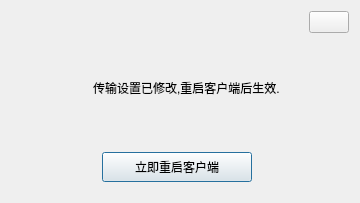
<?xml version="1.0" encoding="UTF-8"?>
<ui version="4.0">
 <class>MessageBoxRestart</class>
 <widget class="QDialog" name="MessageBoxRestart">
  <property name="geometry">
   <rect>
    <x>0</x>
    <y>0</y>
    <width>360</width>
    <height>203</height>
   </rect>
  </property>
  <property name="sizePolicy">
   <sizepolicy hsizetype="Ignored" vsizetype="Fixed">
    <horstretch>0</horstretch>
    <verstretch>0</verstretch>
   </sizepolicy>
  </property>
  <property name="font">
   <font>
    <family>Arial</family>
   </font>
  </property>
  <property name="windowTitle">
   <string notr="true"/>
  </property>
  <property name="styleSheet">
   <string notr="true"/>
  </property>
  <layout class="QVBoxLayout" name="verticalLayout_3">
   <property name="spacing">
    <number>0</number>
   </property>
   <property name="sizeConstraint">
    <enum>QLayout::SetDefaultConstraint</enum>
   </property>
   <property name="leftMargin">
    <number>0</number>
   </property>
   <property name="topMargin">
    <number>0</number>
   </property>
   <property name="rightMargin">
    <number>0</number>
   </property>
   <property name="bottomMargin">
    <number>0</number>
   </property>
   <item>
    <widget class="QWidget" name="widgetMain" native="true">
     <layout class="QVBoxLayout" name="verticalLayout">
      <property name="spacing">
       <number>0</number>
      </property>
      <property name="leftMargin">
       <number>1</number>
      </property>
      <property name="topMargin">
       <number>1</number>
      </property>
      <property name="rightMargin">
       <number>1</number>
      </property>
      <property name="bottomMargin">
       <number>1</number>
      </property>
      <item>
       <widget class="QWidget" name="widgetTitle" native="true">
        <property name="sizePolicy">
         <sizepolicy hsizetype="Preferred" vsizetype="Fixed">
          <horstretch>0</horstretch>
          <verstretch>0</verstretch>
         </sizepolicy>
        </property>
        <layout class="QHBoxLayout" name="horizontalLayout_2">
         <property name="spacing">
          <number>6</number>
         </property>
         <property name="leftMargin">
          <number>10</number>
         </property>
         <property name="topMargin">
          <number>10</number>
         </property>
         <property name="rightMargin">
          <number>10</number>
         </property>
         <property name="bottomMargin">
          <number>10</number>
         </property>
         <item>
          <widget class="QLabel" name="label_logo">
           <property name="sizePolicy">
            <sizepolicy hsizetype="Minimum" vsizetype="Preferred">
             <horstretch>0</horstretch>
             <verstretch>0</verstretch>
            </sizepolicy>
           </property>
           <property name="text">
            <string notr="true"/>
           </property>
           <property name="scaledContents">
            <bool>true</bool>
           </property>
           <property name="alignment">
            <set>Qt::AlignCenter</set>
           </property>
          </widget>
         </item>
         <item>
          <widget class="QLabel" name="lab_title">
           <property name="sizePolicy">
            <sizepolicy hsizetype="Expanding" vsizetype="Preferred">
             <horstretch>0</horstretch>
             <verstretch>0</verstretch>
            </sizepolicy>
           </property>
           <property name="styleSheet">
            <string notr="true">font: 10pt &quot;微软雅黑&quot;;</string>
           </property>
           <property name="text">
            <string notr="true"/>
           </property>
           <property name="alignment">
            <set>Qt::AlignLeading|Qt::AlignLeft|Qt::AlignVCenter</set>
           </property>
          </widget>
         </item>
         <item>
          <widget class="QWidget" name="widget_menu" native="true">
           <property name="sizePolicy">
            <sizepolicy hsizetype="Minimum" vsizetype="Preferred">
             <horstretch>0</horstretch>
             <verstretch>0</verstretch>
            </sizepolicy>
           </property>
           <layout class="QHBoxLayout" name="horizontalLayout">
            <property name="spacing">
             <number>0</number>
            </property>
            <property name="leftMargin">
             <number>0</number>
            </property>
            <property name="topMargin">
             <number>0</number>
            </property>
            <property name="rightMargin">
             <number>0</number>
            </property>
            <property name="bottomMargin">
             <number>0</number>
            </property>
            <item>
             <widget class="QPushButton" name="btnClose">
              <property name="sizePolicy">
               <sizepolicy hsizetype="Fixed" vsizetype="Fixed">
                <horstretch>0</horstretch>
                <verstretch>0</verstretch>
               </sizepolicy>
              </property>
              <property name="cursor">
               <cursorShape>ArrowCursor</cursorShape>
              </property>
              <property name="focusPolicy">
               <enum>Qt::NoFocus</enum>
              </property>
              <property name="toolTip">
               <string>关闭</string>
              </property>
              <property name="text">
               <string/>
              </property>
              <property name="autoDefault">
               <bool>false</bool>
              </property>
              <property name="flat">
               <bool>false</bool>
              </property>
             </widget>
            </item>
           </layout>
          </widget>
         </item>
        </layout>
       </widget>
      </item>
      <item>
       <widget class="QWidget" name="widgetBody" native="true">
        <property name="sizePolicy">
         <sizepolicy hsizetype="Preferred" vsizetype="Expanding">
          <horstretch>0</horstretch>
          <verstretch>0</verstretch>
         </sizepolicy>
        </property>
        <property name="styleSheet">
         <string notr="true"/>
        </property>
        <layout class="QVBoxLayout" name="verticalLayout_2">
         <property name="spacing">
          <number>0</number>
         </property>
         <property name="leftMargin">
          <number>50</number>
         </property>
         <property name="topMargin">
          <number>30</number>
         </property>
         <property name="rightMargin">
          <number>20</number>
         </property>
         <property name="bottomMargin">
          <number>0</number>
         </property>
         <item>
          <widget class="QWidget" name="infoWidget" native="true">
           <layout class="QHBoxLayout" name="horizontalLayout_4">
            <property name="spacing">
             <number>0</number>
            </property>
            <property name="leftMargin">
             <number>0</number>
            </property>
            <property name="topMargin">
             <number>0</number>
            </property>
            <property name="rightMargin">
             <number>0</number>
            </property>
            <property name="bottomMargin">
             <number>0</number>
            </property>
            <item>
             <widget class="QLabel" name="iconPrompt">
              <property name="sizePolicy">
               <sizepolicy hsizetype="Fixed" vsizetype="Fixed">
                <horstretch>0</horstretch>
                <verstretch>0</verstretch>
               </sizepolicy>
              </property>
              <property name="minimumSize">
               <size>
                <width>30</width>
                <height>30</height>
               </size>
              </property>
              <property name="maximumSize">
               <size>
                <width>30</width>
                <height>30</height>
               </size>
              </property>
              <property name="styleSheet">
               <string notr="true"/>
              </property>
              <property name="text">
               <string/>
              </property>
              <property name="pixmap">
               <pixmap resource="../themes/green/green.qrc">:/images/icon-prompt.png</pixmap>
              </property>
             </widget>
            </item>
            <item>
             <widget class="QLabel" name="labInfo">
              <property name="text">
               <string>传输设置已修改,重启客户端后生效.</string>
              </property>
              <property name="textFormat">
               <enum>Qt::PlainText</enum>
              </property>
              <property name="scaledContents">
               <bool>false</bool>
              </property>
              <property name="alignment">
               <set>Qt::AlignLeading|Qt::AlignLeft|Qt::AlignVCenter</set>
              </property>
              <property name="wordWrap">
               <bool>true</bool>
              </property>
              <property name="indent">
               <number>12</number>
              </property>
             </widget>
            </item>
           </layout>
          </widget>
         </item>
         <item>
          <spacer name="verticalSpacer">
           <property name="orientation">
            <enum>Qt::Vertical</enum>
           </property>
           <property name="sizeHint" stdset="0">
            <size>
             <width>20</width>
             <height>40</height>
            </size>
           </property>
          </spacer>
         </item>
        </layout>
       </widget>
      </item>
      <item>
       <widget class="QWidget" name="group" native="true">
        <layout class="QHBoxLayout" name="horizontalLayout_3">
         <property name="leftMargin">
          <number>0</number>
         </property>
         <property name="topMargin">
          <number>0</number>
         </property>
         <property name="rightMargin">
          <number>0</number>
         </property>
         <property name="bottomMargin">
          <number>20</number>
         </property>
         <item>
          <spacer name="horizontalSpacer">
           <property name="orientation">
            <enum>Qt::Horizontal</enum>
           </property>
           <property name="sizeHint" stdset="0">
            <size>
             <width>40</width>
             <height>20</height>
            </size>
           </property>
          </spacer>
         </item>
         <item>
          <widget class="QPushButton" name="btnOk">
           <property name="minimumSize">
            <size>
             <width>150</width>
             <height>30</height>
            </size>
           </property>
           <property name="cursor">
            <cursorShape>PointingHandCursor</cursorShape>
           </property>
           <property name="focusPolicy">
            <enum>Qt::StrongFocus</enum>
           </property>
           <property name="styleSheet">
            <string notr="true"/>
           </property>
           <property name="text">
            <string>立即重启客户端</string>
           </property>
           <property name="iconSize">
            <size>
             <width>20</width>
             <height>20</height>
            </size>
           </property>
           <property name="default">
            <bool>true</bool>
           </property>
           <property name="flat">
            <bool>false</bool>
           </property>
          </widget>
         </item>
         <item>
          <widget class="QWidget" name="widgetCancel" native="true">
           <layout class="QHBoxLayout" name="horizontalLayout_5">
            <property name="spacing">
             <number>0</number>
            </property>
            <property name="leftMargin">
             <number>0</number>
            </property>
            <property name="topMargin">
             <number>0</number>
            </property>
            <property name="rightMargin">
             <number>0</number>
            </property>
            <property name="bottomMargin">
             <number>0</number>
            </property>
           </layout>
          </widget>
         </item>
         <item>
          <spacer name="horizontalSpacer_3">
           <property name="orientation">
            <enum>Qt::Horizontal</enum>
           </property>
           <property name="sizeHint" stdset="0">
            <size>
             <width>40</width>
             <height>20</height>
            </size>
           </property>
          </spacer>
         </item>
        </layout>
       </widget>
      </item>
     </layout>
    </widget>
   </item>
  </layout>
 </widget>
 <resources>
  <include location="../QRenderBus.qrc"/>
  <include location="../themes/green/green.qrc"/>
 </resources>
 <connections>
  <connection>
   <sender>btnClose</sender>
   <signal>clicked()</signal>
   <receiver>MessageBoxRestart</receiver>
   <slot>close()</slot>
   <hints>
    <hint type="sourcelabel">
     <x>347</x>
     <y>31</y>
    </hint>
    <hint type="destinationlabel">
     <x>532</x>
     <y>98</y>
    </hint>
   </hints>
  </connection>
 </connections>
</ui>
